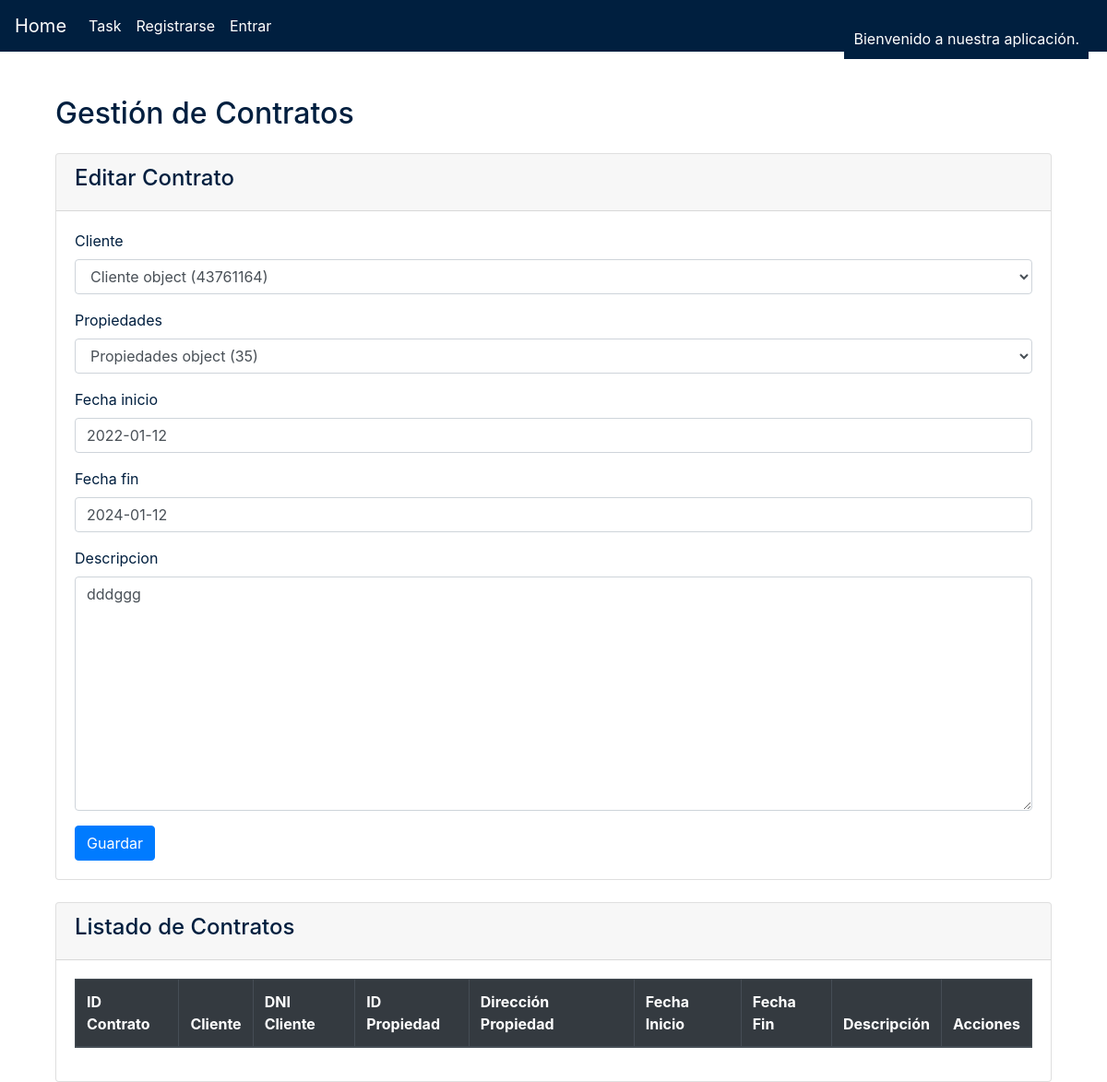
The page /contratos/actualizar/15/ on the database its author committed.
### tasks/models.py (models this page shows, shortened)
class Contrato(models.Model):
    id_contrato = models.AutoField(primary_key=True)
    cliente = models.ForeignKey(Cliente, on_delete=models.CASCADE)
    propiedades = models.ForeignKey(Propiedades, on_delete=models.CASCADE)
    fecha_inicio = models.DateField()
    fecha_fin = models.DateField()
    descripcion = models.TextField()

### tasks/views.py (the view)
# urls.py: path('contratos/actualizar/<int:id_contrato>/', views.actualizar_contrato, name='actualizar_contrato'),
def actualizar_contrato(request, id_contrato):
    contrato = get_object_or_404(Contrato, id_contrato=id_contrato)
    if request.method == 'POST':
        form = ContratoForm(request.POST, instance=contrato)
        if form.is_valid():
            form.save()
            return redirect('listar_contratos')
    else:
        form = ContratoForm(instance=contrato)
    return render(request, 'contratos.html', {'form': form, 'contrato': contrato})

### tasks/forms.py (shortened to what this page needs)
class ContratoForm(forms.ModelForm):
    class Meta:
        model = Contrato
        fields = ['cliente', 'propiedades', 'fecha_inicio', 'fecha_fin', 'descripcion']
    def __init__(self, *args, **kwargs):
        super(ContratoForm, self).__init__(*args, **kwargs)

### tasks/templates/contratos.html (shortened to what this page needs)
{% extends "base.html" %}
{% load widget_tweaks %}
{% block content %}
<div class="container mt-5">
    <div class="row">
        <div class="col-md-12">
            <h2 class="mb-4">Gestión de Contratos</h2>
            {% if is_creating_new or form.instance.pk %}
            <div class="card mb-4">
                <div class="card-header">
                    <h4>{% if form.instance.pk %}Editar Contrato{% else %}Crear Contrato{% endif %}</h4>
                </div>
                <div class="card-body">
                    <form method="post" action="{% if form.instance.pk %}{% url 'actualizar_contrato' form.instance.pk %}{% else %}{% url 'crear_contrato' cliente.dni propiedad.ID_prop %}{% endif %}">
                        {% for field in form %}
                        <div class="form-group">
                            <label for="{{ field.id_for_label }}">{{ field.label }}</label>
                            {{ field|add_class:"form-control" }}
                        </div>
                        {% endfor %}
                        <button type="submit" class="btn btn-primary"> Guardar</button>
                    </form>
                </div>
            </div>
            {% endif %}
                <div class="card">
                    <div class="card-header">
                        <h4>Listado de Contratos</h4>
                    </div>
                    <div class="card-body">
                        <table class="table table-bordered">
                            <thead class="thead-dark">
                                <tr>
                                    <th>ID Contrato</th>
                                    <th>Cliente</th>
                                    <th>DNI Cliente</th>
                                    <th>ID Propiedad</th>
                                    <th>Dirección Propiedad</th>
                                    <th>Fecha Inicio</th>
                                    <th>Fecha Fin</th>
                                    <th>Descripción</th>
                                    <th>Acciones</th>
                                </tr>
                            </thead>
                        </table>
                    </div>
                </div>
            </div>
        </div>
    </div>
    {% endblock %}

### tasks/templates/base.html (style rules this page uses)
body { background-color: #fff; color: #001f3f; }

### rows shown on the page
Contrato: form "Cliente object (43761164)" "Propiedades object (35)" "2022-01-12" "2024-01-12" "dddggg"

### other values the page prints
{{ field.label }} "Cliente" "Propiedades" "Fecha inicio" "Fecha fin" "Descripcion"
